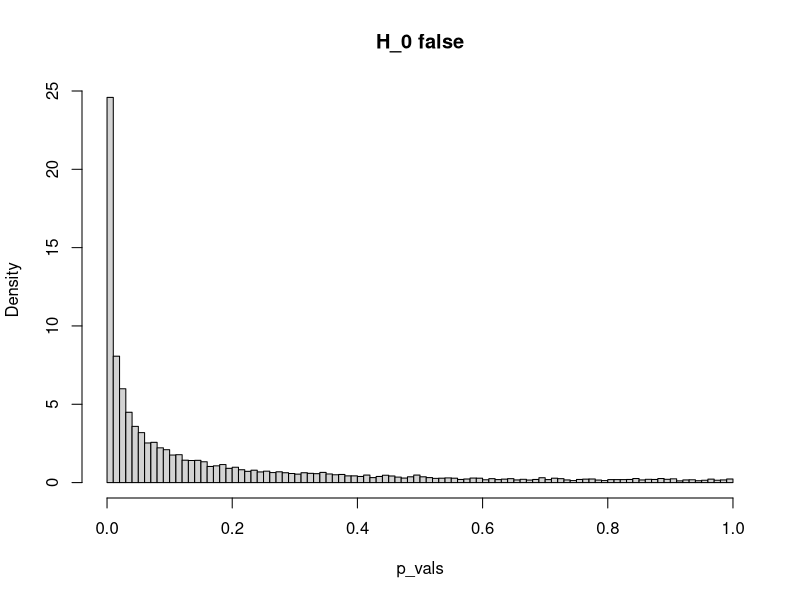
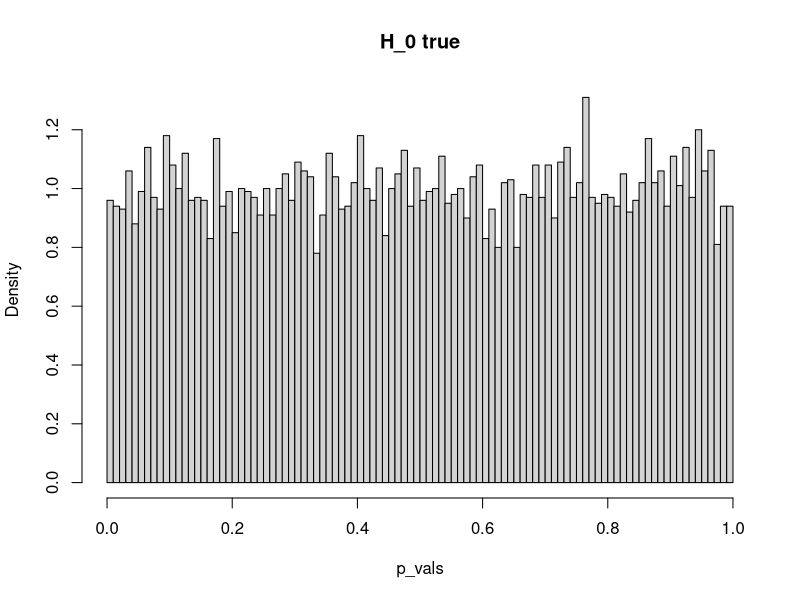
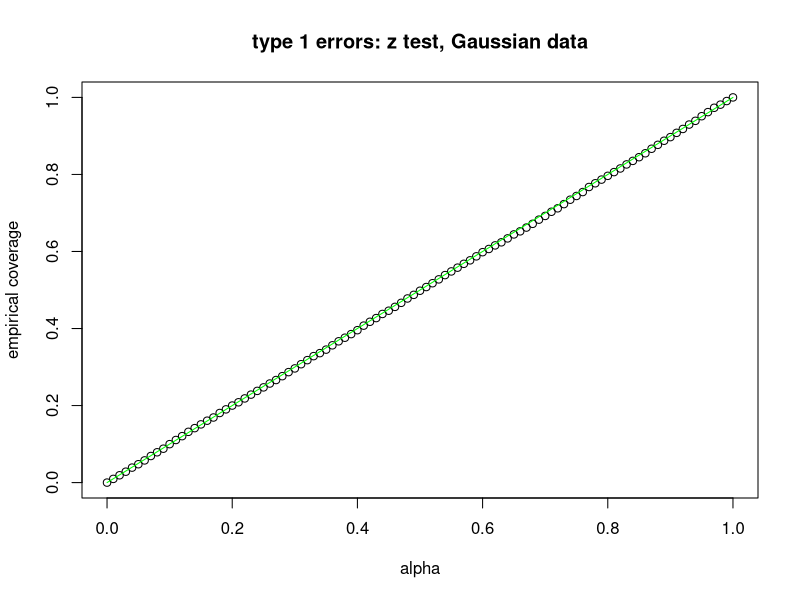
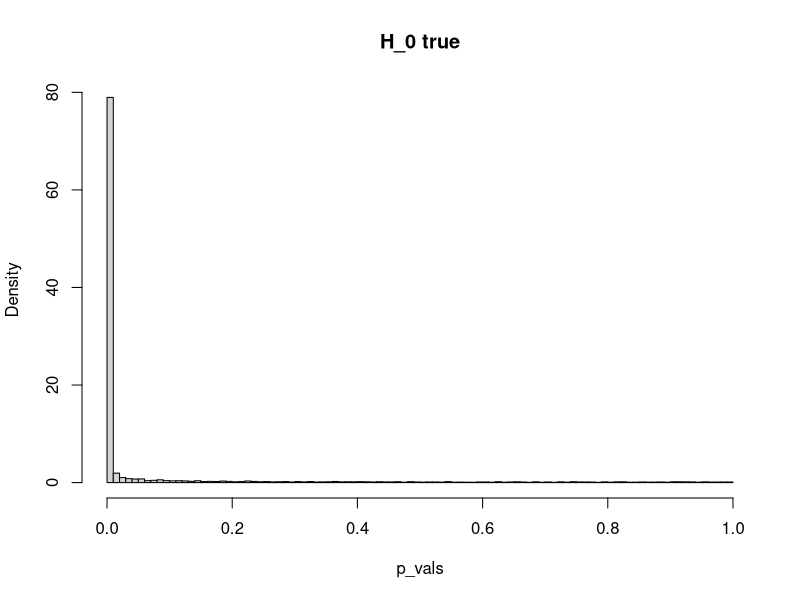
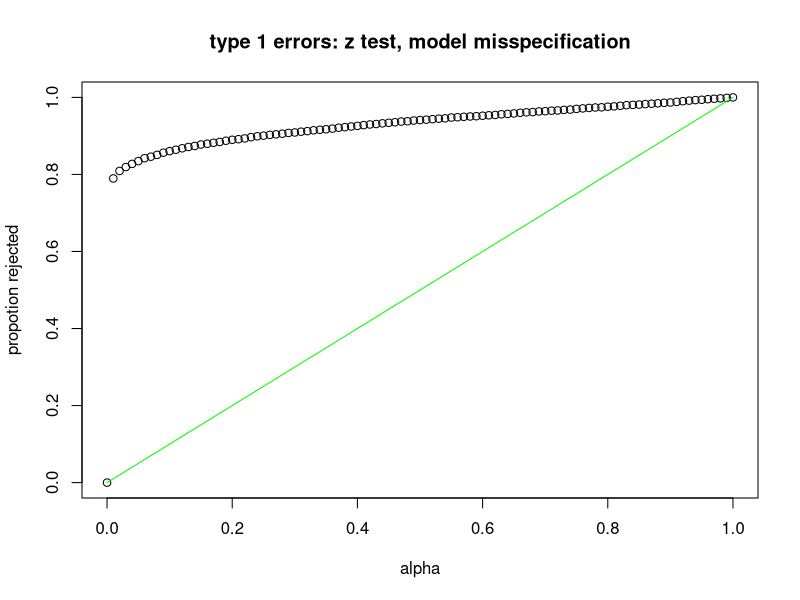
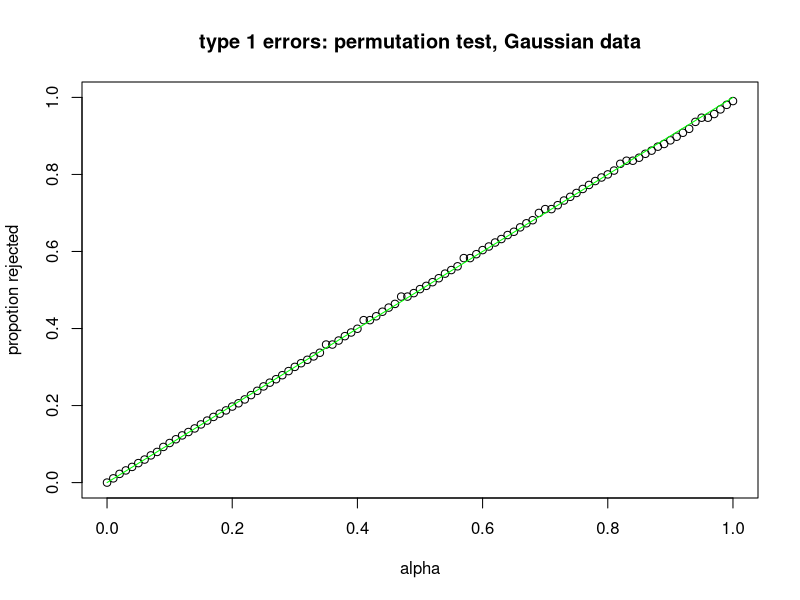
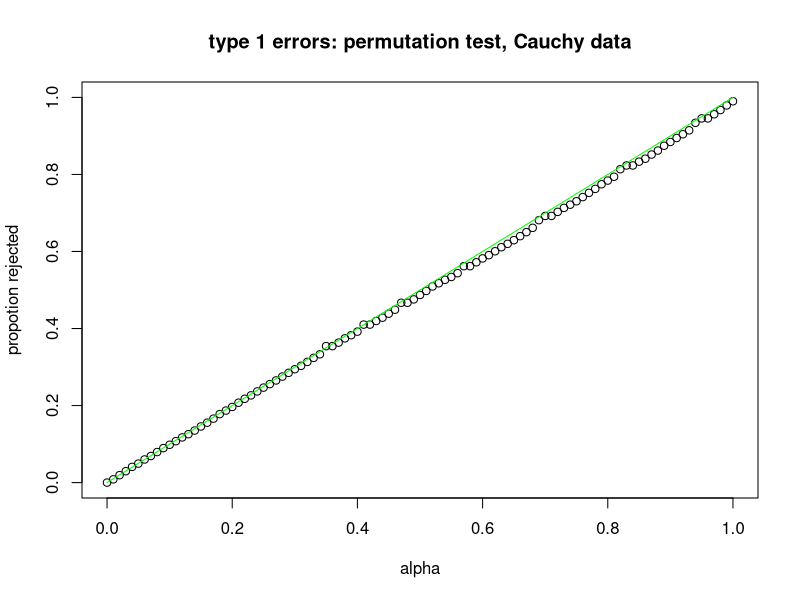

These figures' R source, in order:
# Illustration of a simple permutation test

# First recall how a hypothesis test is constructed for the difference of two 
# means of iid Gaussian data

sigma = 1

n_x = 31
x = rnorm( n=n_x, mean=3, sd=sigma)
n_y = 26
y = rnorm( n=n_y, mean=3.5, sd=sigma)

z = abs( (mean(x) - mean(y)) / (sigma * sqrt((1/n_x) + (1/n_y))) )
p_value = 2 * pnorm(z, lower.tail=F); p_value

# If H_0 : mu_x = mu_y is false, the what is the distribution of the p-value?
num_sims = 10000 # Number of simulations
p_vals = rep( NA, num_sims)
for(i in 1:num_sims){
	
	x = rnorm( n=n_x, mean=3, sd=sigma)
	y = rnorm( n=n_y, mean=3.5, sd=sigma)

	z = abs( (mean(x) - mean(y)) / (sigma * sqrt((1/n_x) + (1/n_y))) )
	p_vals[i] = 2 * pnorm(z, lower.tail=F)
}
hist( p_vals, freq=F, breaks=floor(sqrt(num_sims)), main="H_0 false")



# If H_0 : mu_x = mu_y is true, then the p_value should be uniformly distributed
num_sims = 10000 # Number of simulations
p_vals = rep( NA, num_sims)
for(i in 1:num_sims){
	
	x = rnorm( n=n_x, mean=3, sd=sigma)
	y = rnorm( n=n_y, mean=3, sd=sigma)

	z = abs( (mean(x) - mean(y)) / (sigma * sqrt((1/n_x) + (1/n_y))) )
	p_vals[i] = 2 * pnorm(z, lower.tail=F)
}
hist( p_vals, freq=F, breaks=floor(sqrt(num_sims)), main="H_0 true")

# In this case of H_0 true how many type 1 errors are observed at level alpha?
alpha = seq( 0, 1, by=.01)
prop_reject = rep( NA, length(alpha))
for(k in 1:length(alpha)) prop_reject[k] = mean(p_vals < alpha[k])
plot( alpha, prop_reject, ylab="empirical coverage", xlab="alpha", 
			main="type 1 errors: z test, Gaussian data")
lines( alpha, alpha, col="green")


# How about if the Gaussian assumption is violated?
num_sims = 10000 # Number of simulations
p_vals = rep( NA, num_sims)
for(i in 1:num_sims){
	
	x = rcauchy( n=n_x, location=3, scale=sigma)
	y = rcauchy( n=n_y, location=3, scale=sigma)

	z = abs( (mean(x) - mean(y)) / (sigma * sqrt((1/n_x) + (1/n_y))) )
	p_vals[i] = 2 * pnorm(z, lower.tail=F)
}
hist( p_vals, freq=F, breaks=floor(sqrt(num_sims)), main="H_0 true")

# In this case of H_0 true how many type 1 errors are observed at level alpha?
alpha = seq( 0, 1, by=.01)
prop_reject = rep( NA, length(alpha))
for(k in 1:length(alpha)) prop_reject[k] = mean(p_vals < alpha[k])
plot( alpha, prop_reject, ylab="propotion rejected", xlab="alpha",
      xlim=c(0,1), ylim=c(0,1), 
			main="type 1 errors: z test, model misspecification")
lines( alpha, alpha, col="green")



# Now consider the permutation test
num_sims = 10000 # Number of simulations
p_vals = rep( NA, num_sims)
for(i in 1:num_sims){
	
	x = rnorm( n=n_x, mean=3, sd=sigma)
	y = rnorm( n=n_y, mean=3, sd=sigma)
	t_n = abs(mean(x) - mean(y))

	w = c( x, y)
	num_perms = 100
	t = rep( NA, num_perms)
	for(k in 1:num_perms){
	
		index = sample( 1:length(w), size=n_x, replace=F)
		x_tilde = w[index]
		y_tilde = w[-index]
	
		t[k] = abs(mean(x_tilde) - mean(y_tilde))
	}
	p_vals[i] = mean(t_n <= t)
	
	print(i)
}

# In this case of H_0 true how many type 1 errors are observed at level alpha?
alpha = seq( 0, 1, by=.01)
prop_reject = rep( NA, length(alpha))
for(k in 1:length(alpha)) prop_reject[k] = mean(p_vals < alpha[k])
plot( alpha, prop_reject, ylab="propotion rejected", xlab="alpha",
      xlim=c(0,1), ylim=c(0,1),
			main="type 1 errors: permutation test, Gaussian data")
lines( alpha, alpha, col="green")


# And how about if we generate Cauchy data, again?
num_sims = 10000 # Number of simulations
p_vals = rep( NA, num_sims)
for(i in 1:num_sims){
	
	x = rcauchy( n=n_x, location=3, scale=sigma)
	y = rcauchy( n=n_y, location=3, scale=sigma)
	t_n = abs(mean(x) - mean(y))

	w = c( x, y)
	num_perms = 100
	t = rep( NA, num_perms)
	for(k in 1:num_perms){
	
		index = sample( 1:length(w), size=n_x, replace=F)
		x_tilde = w[index]
		y_tilde = w[-index]
	
		t[k] = abs(mean(x_tilde) - mean(y_tilde))
	}
	p_vals[i] = mean(t_n <= t)
	
	print(i)
}

# In this case of H_0 true how many type 1 errors are observed at level alpha?
alpha = seq( 0, 1, by=.01)
prop_reject = rep( NA, length(alpha))
for(k in 1:length(alpha)) prop_reject[k] = mean(p_vals < alpha[k])
plot( alpha, prop_reject, ylab="propotion rejected", xlab="alpha",
      xlim=c(0,1), ylim=c(0,1),
			main="type 1 errors: permutation test, Cauchy data")
lines( alpha, alpha, col="green")























